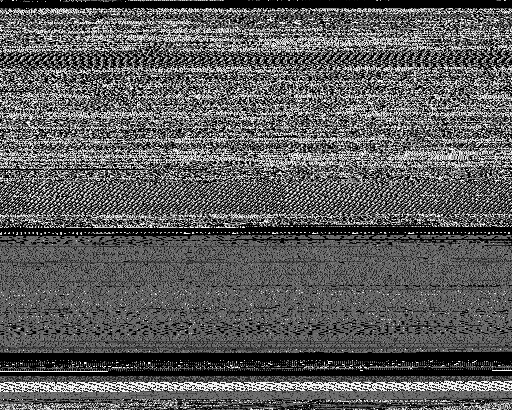
#> input picture malimg/Adialer.C/0142a908ea824212e0bb936a2f2d0f13.png, 512 x 410 px; its folder holds only this picture in this run
$ python getGIST.py   (older library calls are emulated)
#> lines starting #> are read from the running program, lines starting #| are printed output that depends on the picture
#
# 1. Read in images, get the family name vector & label vector
#

import os,glob,numpy

os.chdir('malimg') # the parent folder with sub-folders

list_fams = os.listdir(os.getcwd()) ### vector of strings with family names ###

no_imgs = [] # No. of samples per family

for i in range(len(list_fams)):
 os.chdir(list_fams[i])
 len1 = len(glob.glob('*.png')) # assuming the images are stored as 'png'
 no_imgs.append(len1)
 os.chdir('..')

# Assign y with the class index (0~24)

total = sum(no_imgs) # total number of all samples
y = numpy.zeros(total) ### label vector ###

temp1 = numpy.zeros(len(no_imgs)+1)
temp1[1:len(temp1)]=no_imgs
temp2 = int(temp1[0]); # now temp2 is [0 no_imgs]

for jj in range(len(no_imgs)):
    temp3 = temp2 +int(temp1[jj+1])
    for ii in range(temp2,temp3):
       y[ii] = jj
    temp2 = temp2+ int(temp1[jj+1])

#
# 2. Compute the features
#    NB: It is not easy, if not impossible, to run the following in Windows due to 'import leargist' problems
#

import Image,leargist

X = numpy.zeros((sum(no_imgs),320)) # Feature Matrix
cnt = 0
for i in range(len(list_fams)):
   os.chdir(list_fams[i])
   img_list = glob.glob('*.png') # Getting only 'png' files in a folder
   for j in range(len(img_list)):
    im = Image.open(img_list[j])
#> im is the input picture: PIL image 512x410 L; min 0, max 255, mean 92.2
    im1 = im.resize((64,64),Image.ANTIALIAS); # for faster computation
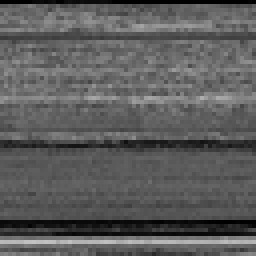
#> im1: PIL image 64x64 L (shown 4 times larger); min 0, max 195, mean 92.1
#> (the run stopped early here; a loop or call above may not have finished)
